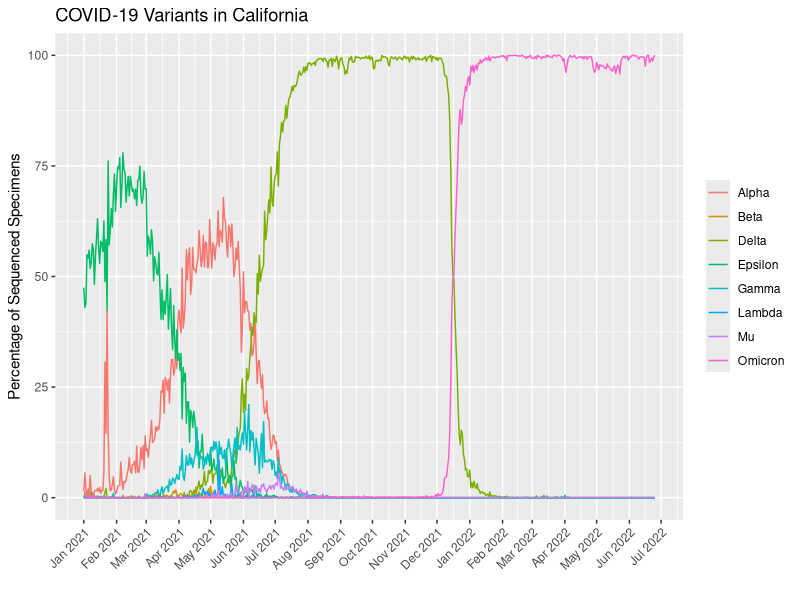

Write the R code that produced this figure.
## ---- chunk 1
data <- read.csv("covid19_variants.csv")
## ---- chunk 2
head(data)
## ---- chunk 3
library(ggplot2)
library(dplyr)
library(scales)
## ---- chunk 4
trim_dat <- data %>%
  filter(variant_name != "Other") %>%
  filter(variant_name != "Total")
## ---- chunk 5
ggplot(trim_dat, aes(x=as.Date(date), y=percentage, group=variant_name, col=variant_name)) + 
  geom_line() + 
  theme(legend.title=element_blank()) + 
  xlab("") + 
  ylab("Percentage of Sequenced Specimens") + 
  ggtitle("COVID-19 Variants in California") + 
  scale_x_date(date_labels = "%b %Y", date_breaks = "1 months") + 
  theme(axis.text.x = element_text(angle=45, hjust = 1))
